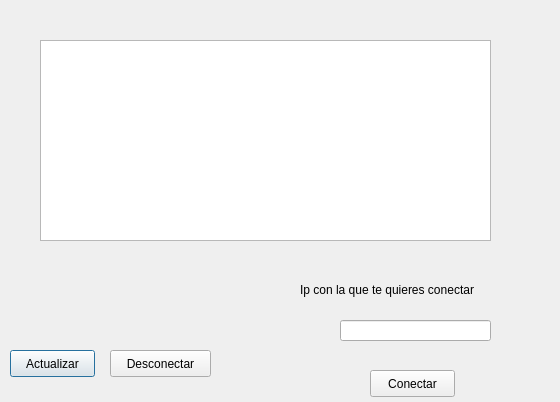
<?xml version="1.0" encoding="UTF-8"?>
<ui version="4.0">
 <class>Dialog</class>
 <widget class="QDialog" name="Dialog">
  <property name="geometry">
   <rect>
    <x>0</x>
    <y>0</y>
    <width>560</width>
    <height>402</height>
   </rect>
  </property>
  <property name="windowTitle">
   <string>Inicio</string>
  </property>
  <widget class="QTableWidget" name="tableWidget">
   <property name="geometry">
    <rect>
     <x>40</x>
     <y>40</y>
     <width>451</width>
     <height>201</height>
    </rect>
   </property>
  </widget>
  <widget class="QPushButton" name="actualiza">
   <property name="geometry">
    <rect>
     <x>10</x>
     <y>350</y>
     <width>85</width>
     <height>27</height>
    </rect>
   </property>
   <property name="styleSheet">
    <string notr="true">font: 11pt &quot;Liberation Sans Narrow&quot;;
font: 11pt &quot;Sans Serif&quot;;</string>
   </property>
   <property name="text">
    <string>Actualizar</string>
   </property>
  </widget>
  <widget class="QLabel" name="label">
   <property name="geometry">
    <rect>
     <x>300</x>
     <y>280</y>
     <width>221</width>
     <height>20</height>
    </rect>
   </property>
   <property name="text">
    <string>Ip con la que te quieres conectar</string>
   </property>
  </widget>
  <widget class="QPushButton" name="conecta">
   <property name="geometry">
    <rect>
     <x>370</x>
     <y>370</y>
     <width>85</width>
     <height>27</height>
    </rect>
   </property>
   <property name="styleSheet">
    <string notr="true">font: 11pt &quot;Liberation Sans Narrow&quot;;</string>
   </property>
   <property name="text">
    <string>Conectar</string>
   </property>
  </widget>
  <widget class="QPushButton" name="desconecta">
   <property name="geometry">
    <rect>
     <x>110</x>
     <y>350</y>
     <width>101</width>
     <height>27</height>
    </rect>
   </property>
   <property name="styleSheet">
    <string notr="true">font: 11pt &quot;Liberation Sans Narrow&quot;;</string>
   </property>
   <property name="text">
    <string>Desconectar</string>
   </property>
  </widget>
  <widget class="QLineEdit" name="ip">
   <property name="geometry">
    <rect>
     <x>340</x>
     <y>320</y>
     <width>151</width>
     <height>21</height>
    </rect>
   </property>
  </widget>
 </widget>
 <resources/>
 <connections/>
</ui>
